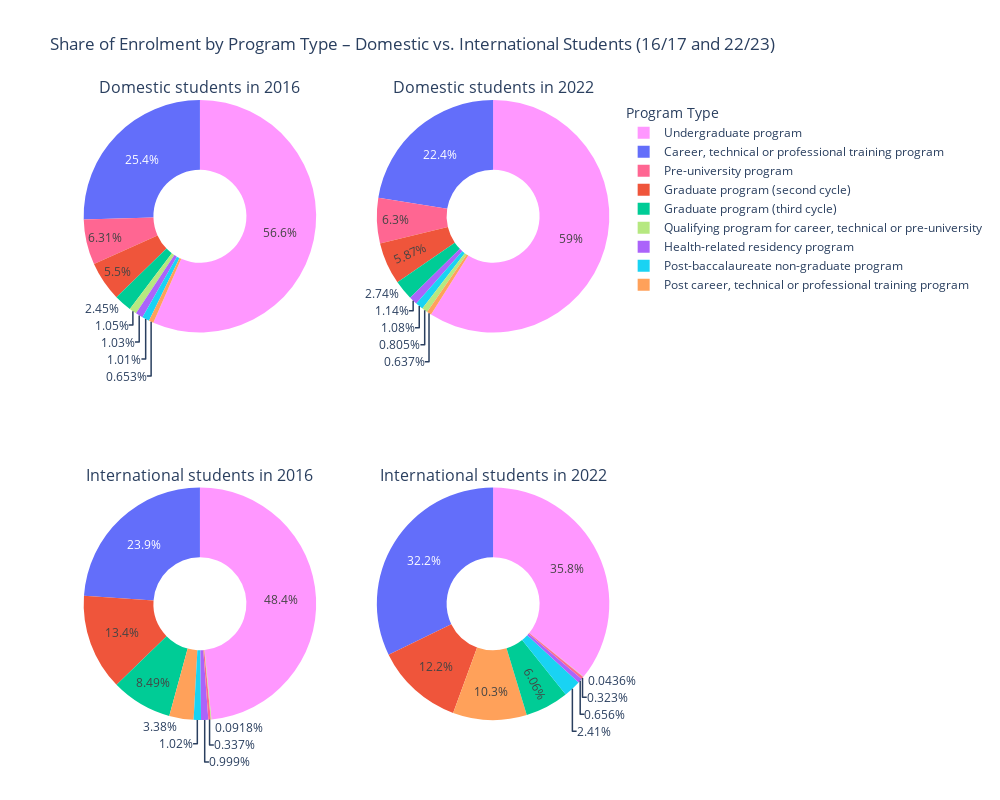

The notebook cell saved with this chart:
### Code cell
from plotly.subplots import make_subplots

colors = px.colors.qualitative.Plotly  # same color palette for consistency
color_map = {ptype: colors[i % len(colors)] for i, ptype in enumerate(key_progs)}

# Create a 2×2 domain (pie) subplot
fig = make_subplots(
    rows=2, cols=2,
    specs=[[{'type': 'domain'}, {'type': 'domain'}],
           [{'type': 'domain'}, {'type': 'domain'}]],
    subplot_titles=[
        "2016 Domestic", "2022 Domestic",
        "2016 International", "2022 International"
    ]
)

# Helper function to add a donut to the figure
def add_pie(row, col, df, label_col, value_col, subtitle):
    labels = df[label_col]
    values = df[value_col]
    # Map each program type to a consistent color
    slice_colors = [color_map[lbl] for lbl in labels]

    fig.add_trace(go.Pie(
        labels=labels,
        values=values,
        marker=dict(colors=slice_colors),
        hole=0.4,
        # Show percentage on slice, plus raw data on hover
        textinfo='percent',
        hovertemplate="%{label}<br>Enrolment: %{value}<extra></extra>"
    ), row=row, col=col)
    # Optional: rename the subplot title
    fig.layout.annotations[(row-1)*2 + (col-1)].text = subtitle

add_pie(
    row=1, col=1,
    df=df_2016,
    label_col='Program type',
    value_col='Domestic_16',
    subtitle="Domestic students in 2016"
)

add_pie(
    row=1, col=2,
    df=df_2022,
    label_col='Program type',
    value_col='Domestic_22',
    subtitle="Domestic students in 2022"
)

add_pie(
    row=2, col=1,
    df=df_2016,
    label_col='Program type',
    value_col='International_16',
    subtitle="International students in 2016"
)

add_pie(
    row=2, col=2,
    df=df_2022,
    label_col='Program type',
    value_col='International_22',
    subtitle="International students in 2022"
)

# 5) Update overall layout
fig.update_layout(
    width=1000,
    height=800,
    title="Share of Enrolment by Program Type – Domestic vs. International Students (16/17 and 22/23)",
    legend_title="Program Type"
)

fig.show()

### Figure 1 — Plotly figure (JSON) as saved in the notebook; plotly's stock layout.template omitted (floating-point values rounded to 4 significant figures)
{"data": [{"domain": {"x": [0, 0.45], "y": [0.625, 1]}, "hole": 0.4, "hovertemplate": "%{label}<br>Enrolment: %{value}<extra></extra>", "labels": ["Career, technical or professional training program", "Graduate program (second cycle)", "Graduate program (third cycle)", "Health-related residency program", "Post career, technical or professional training program", "Post-baccalaureate non-graduate program", "Pre-university program", "Qualifying program for career, technical or pre-university", "Undergraduate program"], "marker": {"colors": ["#636EFA", "#EF553B", "#00CC96", "#AB63FA", "#FFA15A", "#19D3F3", "#FF6692", "#B6E880", "#FF97FF"]}, "textinfo": "percent", "type": "pie", "values": [336987, 72864, 32391, 13581, 8646, 13440, 83595, 13857, 749376]}, {"domain": {"x": [0.55, 1], "y": [0.625, 1]}, "hole": 0.4, "hovertemplate": "%{label}<br>Enrolment: %{value}<extra></extra>", "labels": ["Career, technical or professional training program", "Graduate program (second cycle)", "Graduate program (third cycle)", "Health-related residency program", "Post career, technical or professional training program", "Post-baccalaureate non-graduate program", "Pre-university program", "Qualifying program for career, technical or pre-university", "Undergraduate program"], "marker": {"colors": ["#636EFA", "#EF553B", "#00CC96", "#AB63FA", "#FFA15A", "#19D3F3", "#FF6692", "#B6E880", "#FF97FF"]}, "textinfo": "percent", "type": "pie", "values": [290070, 75906, 35415, 14772, 8226, 13962, 81402, 10404, 761976]}, {"domain": {"x": [0, 0.45], "y": [0, 0.375]}, "hole": 0.4, "hovertemplate": "%{label}<br>Enrolment: %{value}<extra></extra>", "labels": ["Career, technical or professional training program", "Graduate program (second cycle)", "Graduate program (third cycle)", "Health-related residency program", "Post career, technical or professional training program", "Post-baccalaureate non-graduate program", "Pre-university program", "Qualifying program for career, technical or pre-university", "Undergraduate program"], "marker": {"colors": ["#636EFA", "#EF553B", "#00CC96", "#AB63FA", "#FFA15A", "#19D3F3", "#FF6692", "#B6E880", "#FF97FF"]}, "textinfo": "percent", "type": "pie", "values": [49194, 27549, 17475, 2058, 6966, 2103, 693, 189, 99711]}, {"domain": {"x": [0.55, 1], "y": [0, 0.375]}, "hole": 0.4, "hovertemplate": "%{label}<br>Enrolment: %{value}<extra></extra>", "labels": ["Career, technical or professional training program", "Graduate program (second cycle)", "Graduate program (third cycle)", "Health-related residency program", "Post career, technical or professional training program", "Post-baccalaureate non-graduate program", "Pre-university program", "Qualifying program for career, technical or pre-university", "Undergraduate program"], "marker": {"colors": ["#636EFA", "#EF553B", "#00CC96", "#AB63FA", "#FFA15A", "#19D3F3", "#FF6692", "#B6E880", "#FF97FF"]}, "textinfo": "percent", "type": "pie", "values": [130854, 49536, 24600, 2664, 41682, 9801, 1311, 177, 145479]}], "layout": {"annotations": [{"font": {"size": 16}, "showarrow": false, "text": "Domestic students in 2016", "x": 0.225, "xanchor": "center", "xref": "paper", "y": 1, "yanchor": "bottom", "yref": "paper"}, {"font": {"size": 16}, "showarrow": false, "text": "Domestic students in 2022", "x": 0.775, "xanchor": "center", "xref": "paper", "y": 1, "yanchor": "bottom", "yref": "paper"}, {"font": {"size": 16}, "showarrow": false, "text": "International students in 2016", "x": 0.225, "xanchor": "center", "xref": "paper", "y": 0.375, "yanchor": "bottom", "yref": "paper"}, {"font": {"size": 16}, "showarrow": false, "text": "International students in 2022", "x": 0.775, "xanchor": "center", "xref": "paper", "y": 0.375, "yanchor": "bottom", "yref": "paper"}], "height": 800, "legend": {"title": {"text": "Program Type"}}, "title": {"text": "Share of Enrolment by Program Type – Domestic vs. International Students (16/17 and 22/23)"}, "width": 1000}}
